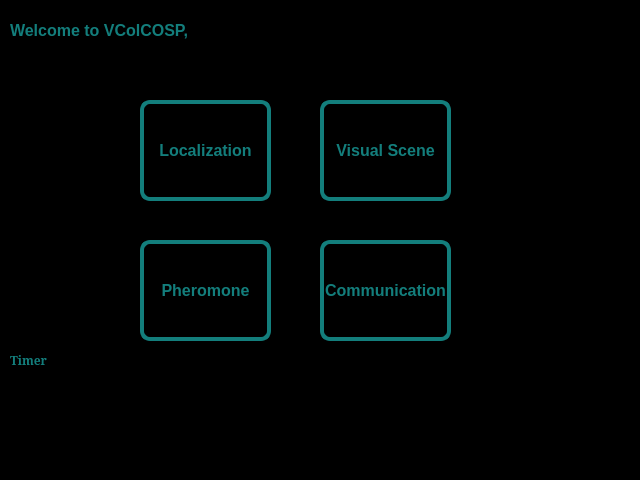
<?xml version="1.0" encoding="UTF-8"?>
<ui version="4.0">
 <class>main_menu</class>
 <widget class="QWidget" name="main_menu">
  <property name="geometry">
   <rect>
    <x>0</x>
    <y>0</y>
    <width>640</width>
    <height>480</height>
   </rect>
  </property>
  <property name="font">
   <font>
    <family>Arial</family>
    <pointsize>12</pointsize>
   </font>
  </property>
  <property name="windowTitle">
   <string>VColCOSP-Main Menu</string>
  </property>
  <property name="styleSheet">
   <string notr="true">background-color: rgb(0, 0, 0);
color: rgb(19, 126, 124);</string>
  </property>
  <widget class="QPushButton" name="pb_loc">
   <property name="geometry">
    <rect>
     <x>140</x>
     <y>100</y>
     <width>131</width>
     <height>101</height>
    </rect>
   </property>
   <property name="font">
    <font>
     <family>Arial</family>
     <pointsize>12</pointsize>
     <weight>75</weight>
     <bold>true</bold>
    </font>
   </property>
   <property name="styleSheet">
    <string notr="true">QPushButton::disabled {
    border: 4px solid rgb(149, 149, 149);
	color:rgb(149, 149, 149);
	border-radius:10px;
}
QPushButton{
border: 4px solid rgb(19, 126, 124);
border-radius:10px;
}
</string>
   </property>
   <property name="text">
    <string>Localization</string>
   </property>
  </widget>
  <widget class="QPushButton" name="pb_phero">
   <property name="geometry">
    <rect>
     <x>140</x>
     <y>240</y>
     <width>131</width>
     <height>101</height>
    </rect>
   </property>
   <property name="font">
    <font>
     <family>Arial</family>
     <pointsize>12</pointsize>
     <weight>75</weight>
     <bold>true</bold>
    </font>
   </property>
   <property name="styleSheet">
    <string notr="true">QPushButton::disabled {
    border: 4px solid rgb(149, 149, 149);
	color:rgb(149, 149, 149);
	border-radius:10px;
}
QPushButton{
border: 4px solid rgb(19, 126, 124);
border-radius:10px;
}
</string>
   </property>
   <property name="text">
    <string>Pheromone</string>
   </property>
  </widget>
  <widget class="QPushButton" name="pb_com">
   <property name="geometry">
    <rect>
     <x>320</x>
     <y>240</y>
     <width>131</width>
     <height>101</height>
    </rect>
   </property>
   <property name="font">
    <font>
     <family>Arial</family>
     <pointsize>12</pointsize>
     <weight>75</weight>
     <bold>true</bold>
    </font>
   </property>
   <property name="styleSheet">
    <string notr="true">border: 4px solid rgb(19, 126, 124);
border-radius:10px;</string>
   </property>
   <property name="text">
    <string>Communication</string>
   </property>
  </widget>
  <widget class="QPushButton" name="pb_vscene">
   <property name="geometry">
    <rect>
     <x>320</x>
     <y>100</y>
     <width>131</width>
     <height>101</height>
    </rect>
   </property>
   <property name="font">
    <font>
     <family>Arial</family>
     <pointsize>12</pointsize>
     <weight>75</weight>
     <bold>true</bold>
    </font>
   </property>
   <property name="styleSheet">
    <string notr="true">QPushButton::disabled {
    border: 4px solid rgb(149, 149, 149);
	color:rgb(149, 149, 149);
	border-radius:10px;
}
QPushButton{
border: 4px solid rgb(19, 126, 124);
border-radius:10px;
}
</string>
   </property>
   <property name="text">
    <string>Visual Scene</string>
   </property>
  </widget>
  <widget class="QTextEdit" name="text_edit_sys_info">
   <property name="geometry">
    <rect>
     <x>10</x>
     <y>380</y>
     <width>621</width>
     <height>81</height>
    </rect>
   </property>
   <property name="readOnly">
    <bool>true</bool>
   </property>
  </widget>
  <widget class="QLabel" name="et_time">
   <property name="geometry">
    <rect>
     <x>10</x>
     <y>350</y>
     <width>621</width>
     <height>21</height>
    </rect>
   </property>
   <property name="font">
    <font>
     <family>SimSun</family>
     <pointsize>9</pointsize>
     <weight>75</weight>
     <bold>true</bold>
    </font>
   </property>
   <property name="styleSheet">
    <string notr="true">color: rgb(19, 126, 124);
border-top-color: rgb(0, 0, 0);</string>
   </property>
   <property name="frameShape">
    <enum>QFrame::NoFrame</enum>
   </property>
   <property name="text">
    <string>Timer</string>
   </property>
  </widget>
  <widget class="QLabel" name="et_welcome">
   <property name="geometry">
    <rect>
     <x>10</x>
     <y>20</y>
     <width>621</width>
     <height>21</height>
    </rect>
   </property>
   <property name="font">
    <font>
     <family>Arial</family>
     <pointsize>12</pointsize>
     <weight>75</weight>
     <bold>true</bold>
    </font>
   </property>
   <property name="styleSheet">
    <string notr="true">color: rgb(19, 126, 124);
border-top-color: rgb(0, 0, 0);</string>
   </property>
   <property name="frameShape">
    <enum>QFrame::NoFrame</enum>
   </property>
   <property name="text">
    <string>Welcome to VColCOSP, </string>
   </property>
  </widget>
 </widget>
 <resources/>
 <connections/>
</ui>
